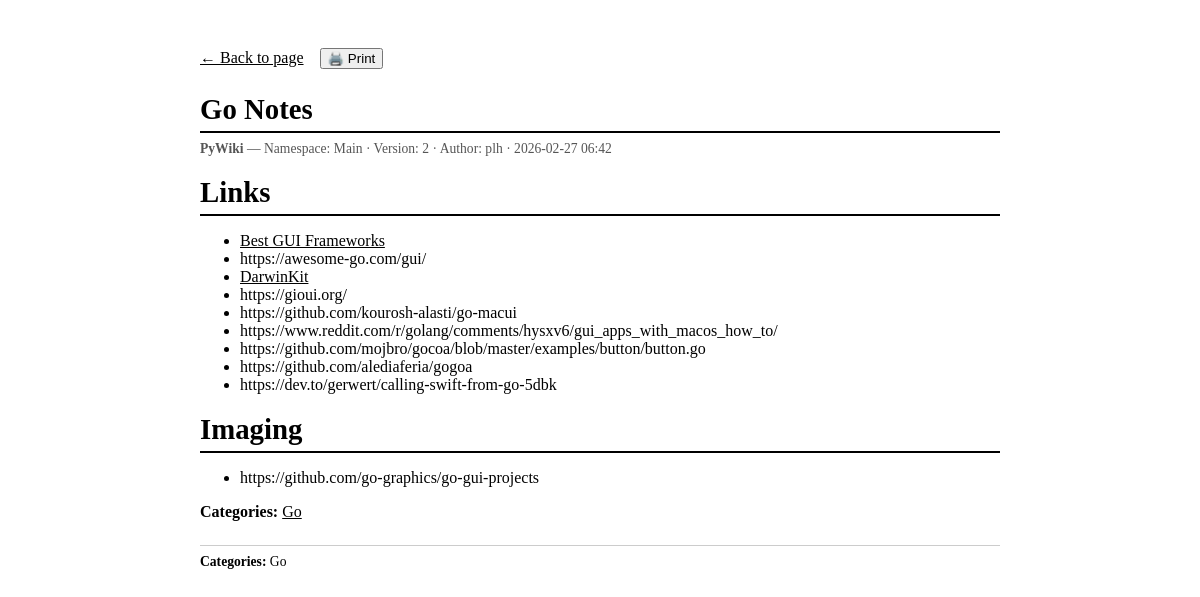
/wiki/Main/go-notes/print, run on an earlier commit of the app's database.
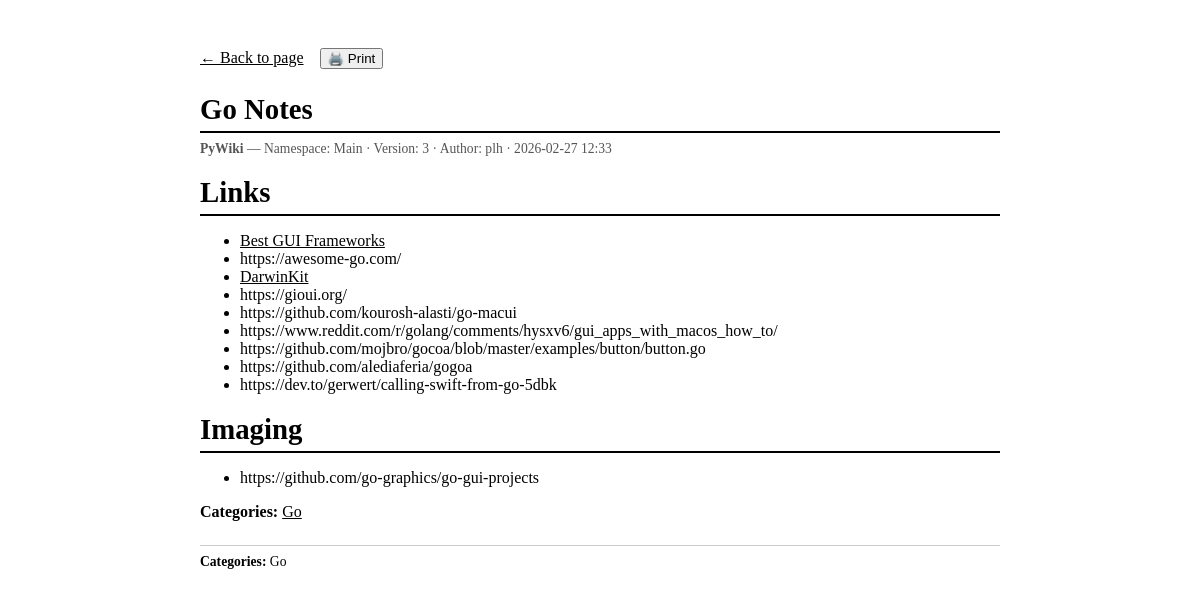
And on a later commit of the database.
### app/models/models.py (models this page shows)
class PageVersion(Base):
    __tablename__ = "page_versions"
    __table_args__ = (
        UniqueConstraint("page_id", "version", name="uq_page_versions_page_ver"),
        Index("ix_page_versions_page_latest", "page_id", "version"),
    )
    id:         Mapped[str]        = _uuid_col(primary_key=True)
    page_id:    Mapped[str]        = mapped_column(String(36), ForeignKey("pages.id", ondelete="CASCADE"), nullable=False, index=True)
    version:    Mapped[int]        = mapped_column(Integer, nullable=False)
    content:    Mapped[str]        = mapped_column(Text, nullable=False, default="")
    format:     Mapped[str]        = mapped_column(String(16), nullable=False, default="markdown")
    rendered:   Mapped[str | None] = mapped_column(Text, nullable=True)
    author_id:  Mapped[str | None] = mapped_column(String(36), ForeignKey("users.id"), nullable=True)
    comment:    Mapped[str]        = mapped_column(String(512), default="", nullable=False)
    created_at: Mapped[datetime]   = mapped_column(DateTime(timezone=True), default=_utcnow)
    page:   Mapped["Page"]       = relationship(back_populates="versions")
    author: Mapped["User | None"] = relationship(back_populates="page_versions")

### app/ui/views.py (the view)
@router.get("/wiki/{namespace_name}/{slug}/print", response_class=HTMLResponse)
async def print_page(
    request: Request,
    namespace_name: str,
    slug: str,
    db: AsyncSession = Depends(get_db),
):
    user, new_token = await _current_user(request, db)
    settings = get_settings()
    try:
        page, ver = await page_svc.get_page(db, namespace_name, slug)
    except HTTPException as e:
        if e.status_code == 404:
            return templates.TemplateResponse(
                request,
                "page_not_found.html",
                _ctx(user, namespace_name=namespace_name, slug=slug),
                status_code=404,
            )
        raise
    rendered = ver.rendered if is_cache_valid(ver.rendered) else render_markup(
        ver.content, ver.format,
        namespace=namespace_name,
        base_url=settings.base_url,
    )
    categories = extract_categories(ver.content, ver.format)
    resp = templates.TemplateResponse(
        request,
        "page_print.html",
        _ctx(user,
             page=page,
             ver=ver,
             rendered=rendered,
             namespace_name=namespace_name,
             categories=categories),
    )
    _apply_new_token(resp, new_token, settings.access_token_expire_minutes)
    return resp

### app/templates/page_print.html (shortened to what this page needs)
<!DOCTYPE html>
<html lang="en">
<head>
</head>
<body>
<div class="no-print">
  <a href="/wiki/{{ namespace_name }}/{{ page.slug }}">&larr; Back to page</a>
  <button onclick="window.print()">🖨️ Print</button>
</div>
<h1>{{ page.title }}</h1>
<div class="print-meta">
  <strong>{{ site_name }}</strong> &mdash;
  Namespace: {{ namespace_name }} &middot;
  Version: {{ ver.version }} &middot;
  Author: {{ ver.author.username if ver.author else '—' }} &middot;
  {{ ver.created_at.strftime('%Y-%m-%d %H:%M') }}
</div>
<div class="wiki-content">
  {{ rendered | safe }}
</div>
{% if categories %}
<div class="print-categories">
  <strong>Categories:</strong>
  {{ categories | join(' · ') }}
</div>
{% endif %}
</body>
</html>

What changed in the data, as far as the page shows it:
no longer on this page (row edited): PageVersion: version "2", created_at "2026-02-27 06:42"
added PageVersion: version "3", created_at "2026-02-27 12:33"
Also different on the page:
{{ rendered | safe }}: "Links Best GUI Frameworks https://awesome-go.com/gui/ DarwinKit https://gioui.org/ https://github.com/kourosh-alasti/go-macui https://www.reddit.com/r/golang/comments/hysxv6/gui_apps_with_macos_how_to/…" → "Links Best GUI Frameworks https://awesome-go.com/ DarwinKit https://gioui.org/ https://github.com/kourosh-alasti/go-macui https://www.reddit.com/r/golang/comments/hysxv6/gui_apps_with_macos_how_to/…"
